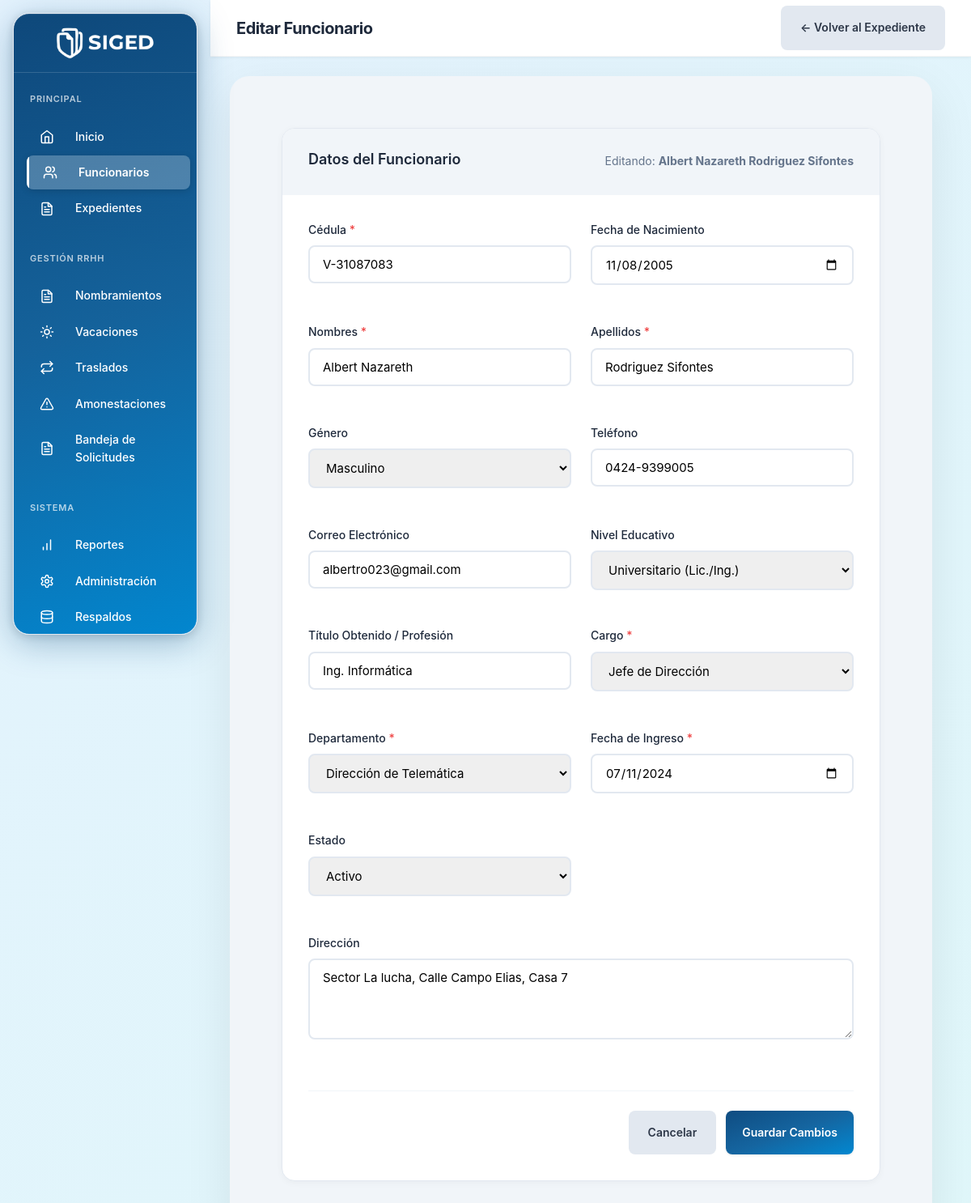
Screenshot of /vistas/funcionarios/editar.php?id=1 (signed in) with the database file from the repository.
### tables this page shows
CREATE TABLE `funcionarios` (
  `id` int(10) UNSIGNED NOT NULL,
  `cedula` varchar(20) NOT NULL,
  `nombres` varchar(100) NOT NULL,
  `apellidos` varchar(100) NOT NULL,
  `fecha_nacimiento` date DEFAULT NULL,
  `genero` enum('M','F','Otro') DEFAULT NULL,
  `telefono` varchar(20) DEFAULT NULL,
  `email` varchar(150) DEFAULT NULL,
  `direccion` text DEFAULT NULL,
  `nivel_educativo` enum('Primaria','Bachiller','TSU','Universitario','Postgrado','Maestría','Doctorado') DEFAULT NULL,
  `titulo_obtenido` varchar(200) DEFAULT NULL,
  `fecha_ingreso_admin_publica` date DEFAULT NULL,
  `cantidad_hijos` tinyint(3) UNSIGNED DEFAULT 0,
  `cargo_id` int(10) UNSIGNED NOT NULL,
  `departamento_id` int(10) UNSIGNED NOT NULL,
  `fecha_ingreso` date NOT NULL,
  `foto` varchar(255) DEFAULT 'default-avatar.png',
  `estado` enum('activo','vacaciones','reposo','inactivo') DEFAULT 'activo',
  `created_at` timestamp NOT NULL DEFAULT current_timestamp(),
  `updated_at` timestamp NOT NULL DEFAULT current_timestamp() ON UPDATE current_timestamp()
);

CREATE TABLE `cargos` (
  `id` int(10) UNSIGNED NOT NULL,
  `nombre_cargo` varchar(100) NOT NULL,
  `nivel_acceso` tinyint(4) NOT NULL COMMENT '1=Admin Total, 2=Operativo, 3=Solo Lectura',
  `descripcion` text DEFAULT NULL,
  `created_at` timestamp NOT NULL DEFAULT current_timestamp()
);

CREATE TABLE `departamentos` (
  `id` int(10) UNSIGNED NOT NULL,
  `nombre` varchar(150) NOT NULL,
  `descripcion` text DEFAULT NULL,
  `estado` enum('activo','inactivo') DEFAULT 'activo',
  `created_at` timestamp NOT NULL DEFAULT current_timestamp(),
  `updated_at` timestamp NOT NULL DEFAULT current_timestamp() ON UPDATE current_timestamp()
);

### config/database.php (called while the page is built, shortened)
<?php
class Database {
    private static $instance = null;
    private $conn;
    private function __construct() {
        try {
    $dsn = "mysql:host=" . DB_HOST . ";dbname=" . DB_NAME . ";charset=" . DB_CHARSET;
    $options = [
    PDO::ATTR_ERRMODE => PDO::ERRMODE_EXCEPTION,
    PDO::ATTR_DEFAULT_FETCH_MODE => PDO::FETCH_ASSOC,
    PDO::ATTR_EMULATE_PREPARES => false,
    ];
    $this->conn = new PDO($dsn, DB_USER, DB_PASS, $options);
} catch (PDOException $e) {
    die("Error de conexión: " . $e->getMessage());
}
}
    public static function getInstance() {
        if (self::$instance === null) {
            self::$instance = new self();
        }
        return self::$instance;
    }
    public function getConnection() {
        return $this->conn;
    }
}
function getDB() {
    return Database::getInstance()->getConnection();
}

### modelos/Funcionario.php (called while the page is built, shortened)
<?php
require_once __DIR__ . '/../config/database.php';
class Funcionario {
    private $db;
    public function __construct() {
        $this->db = getDB();
    }
    public function obtenerPorId($id) {
        $stmt = $this->db->prepare("
            SELECT
                f.*,
                TIMESTAMPDIFF(YEAR, f.fecha_nacimiento, CURDATE()) AS edad,
                TIMESTAMPDIFF(YEAR, f.fecha_ingreso, CURDATE()) AS antiguedad_anos,
                c.nombre_cargo,
                c.nivel_acceso,
                d.nombre AS departamento
            FROM funcionarios f
            INNER JOIN cargos c ON f.cargo_id = c.id
            INNER JOIN departamentos d ON f.departamento_id = d.id
            WHERE f.id = ?
        ");
        $stmt->execute([$id]);
        return $stmt->fetch();
    }
}

### vistas/funcionarios/editar.php (the view, shortened to what this page needs)
<?php
require_once __DIR__ . '/../../config/database.php';
require_once __DIR__ . '/../../config/seguridad.php';
require_once __DIR__ . '/../../modelos/Funcionario.php';
$id = (int)($_GET['id'] ?? 0);
$modeloFuncionario = new Funcionario();
$funcionario = $modeloFuncionario->obtenerPorId($id);
$errores = [];
$db           = getDB();
$departamentos = $db->query("SELECT * FROM departamentos WHERE estado = 'activo' ORDER BY nombre")->fetchAll();
$cargos        = $db->query("SELECT * FROM cargos ORDER BY nivel_acceso, nombre_cargo")->fetchAll();
function fieldClass(string $campo, array $errores): string {
    return isset($errores[$campo]) ? 'form-control is-invalid' : 'form-control';
}
function val(string $campo, array $funcionario): string {
    return htmlspecialchars($_POST[$campo] ?? $funcionario[$campo] ?? '');
}
?>
<!DOCTYPE html>
<html lang="es">
<head>
    <link rel="stylesheet" href="<?php echo APP_URL; ?>/publico/css/estilos.css">
</head>
<body>
    <?php include __DIR__ . '/../layout/sidebar.php'; ?>
    <div class="main-content">
        <header class="header">
            <div class="header-left">
                <h1 class="page-title">Editar Funcionario</h1>
            </div>
            <div class="header-right">
                <a href="ver.php?id=<?php echo $id; ?>" class="btn" style="background:#e2e8f0;color:#2d3748;text-decoration:none;">
                    ← Volver al Expediente
                </a>
            </div>
        </header>
        <div class="content-wrapper">
            <div class="card">
                <div class="card-header">
                    <h2 class="card-title">Datos del Funcionario</h2>
                    <p class="card-subtitle">Editando: <strong><?php echo htmlspecialchars($funcionario['nombres'] . ' ' . $funcionario['apellidos']); ?></strong></p>
                </div>
                <div style="padding: 32px;">
                    <form id="formEditar" method="POST" action="" novalidate>
                        <div class="form-grid">
                            <div class="form-group">
                                <label for="cedula">Cédula <span class="required">*</span></label>
                                <input type="text" id="cedula" name="cedula"
                                    class="<?php echo fieldClass('cedula',$errores); ?>"
                                    value="<?php echo val('cedula', $funcionario); ?>"
                                    autocomplete="off" required>
                                <div class="field-feedback <?php echo isset($errores['cedula']) ? 'error' : ''; ?>" id="fb-cedula">
                                </div>
                            </div>
                            <div class="form-group">
                                <label for="fecha_nacimiento">Fecha de Nacimiento</label>
                                <input type="date" id="fecha_nacimiento" name="fecha_nacimiento"
                                    class="<?php echo fieldClass('fecha_nacimiento',$errores); ?>"
                                    max="<?php echo date('Y-m-d', strtotime('-18 years')); ?>"
                                    value="<?php echo val('fecha_nacimiento', $funcionario); ?>">
                                <div class="field-feedback <?php echo isset($errores['fecha_nacimiento']) ? 'error' : ''; ?>" id="fb-fecha_nacimiento">
                                </div>
                            </div>
                            <div class="form-group">
                                <label for="nombres">Nombres <span class="required">*</span></label>
                                <input type="text" id="nombres" name="nombres"
                                    class="<?php echo fieldClass('nombres',$errores); ?>"
                                    value="<?php echo val('nombres', $funcionario); ?>" required>
                                <div class="field-feedback <?php echo isset($errores['nombres']) ? 'error' : ''; ?>" id="fb-nombres">
                                </div>
                            </div>
                            <div class="form-group">
                                <label for="apellidos">Apellidos <span class="required">*</span></label>
                                <input type="text" id="apellidos" name="apellidos"
                                    class="<?php echo fieldClass('apellidos',$errores); ?>"
                                    value="<?php echo val('apellidos', $funcionario); ?>" required>
                                <div class="field-feedback <?php echo isset($errores['apellidos']) ? 'error' : ''; ?>" id="fb-apellidos">
                                </div>
                            </div>
                            <div class="form-group">
                                <label for="genero">Género</label>
                                <select id="genero" name="genero" class="form-control">
                                    <option value="M"    <?php echo ($_POST['genero'] ?? $funcionario['genero']) == 'M'    ? 'selected' : ''; ?>>Masculino</option>
                                </select>
                                <div class="field-feedback" id="fb-genero"></div>
                            </div>
                            <div class="form-group">
                                <label for="telefono">Teléfono</label>
                                <input type="tel" id="telefono" name="telefono"
                                    class="<?php echo fieldClass('telefono',$errores); ?>"
                                    placeholder="0412-1234567"
                                    value="<?php echo val('telefono', $funcionario); ?>">
                                <div class="field-feedback <?php echo isset($errores['telefono']) ? 'error' : ''; ?>" id="fb-telefono">
                                </div>
                            </div>
                            <div class="form-group">
                                <label for="email">Correo Electrónico</label>
                                <input type="email" id="email" name="email"
                                    class="<?php echo fieldClass('email',$errores); ?>"
                                    value="<?php echo val('email', $funcionario); ?>">
                                <div class="field-feedback <?php echo isset($errores['email']) ? 'error' : ''; ?>" id="fb-email">
                                </div>
                            </div>
                            <div class="form-group">
                                <label for="nivel_educativo">Nivel Educativo</label>
                                <select id="nivel_educativo" name="nivel_educativo" class="form-control">
                                    <option value="Universitario" <?php echo ($_POST['nivel_educativo'] ?? $funcionario['nivel_educativo']) == 'Universitario' ? 'selected' : ''; ?>>Universitario (Lic./Ing.)</option>
                                </select>
                            </div>
                            <div class="form-group">
                                <label for="titulo_obtenido">Título Obtenido / Profesión</label>
                                <input type="text" id="titulo_obtenido" name="titulo_obtenido"
                                    class="form-control"
                                    placeholder="Ej: Ing. Informática, Lic. en Administración..."
                                    value="<?php echo val('titulo_obtenido', $funcionario); ?>">
                            </div>
                            <div class="form-group">
                                <label for="cargo_id">Cargo <span class="required">*</span></label>
                                <select id="cargo_id" name="cargo_id"
                                    class="<?php echo fieldClass('cargo_id',$errores); ?>" required>
                                    <?php foreach ($cargos as $cargo): ?>
                                        <option value="<?php echo $cargo['id']; ?>"
                                            <?php echo ($_POST['cargo_id'] ?? $funcionario['cargo_id']) == $cargo['id'] ? 'selected' : ''; ?>>
                                            <?php echo htmlspecialchars($cargo['nombre_cargo']); ?>
                                        </option>
                                    <?php endforeach; ?>
                                </select>
                                <div class="field-feedback <?php echo isset($errores['cargo_id']) ? 'error' : ''; ?>" id="fb-cargo_id">
                                </div>
                            </div>
                            <div class="form-group">
                                <label for="departamento_id">Departamento <span class="required">*</span></label>
                                <select id="departamento_id" name="departamento_id"
                                    class="<?php echo fieldClass('departamento_id',$errores); ?>" required>
                                    <?php foreach ($departamentos as $dept): ?>
                                        <option value="<?php echo $dept['id']; ?>"
                                            <?php echo ($_POST['departamento_id'] ?? $funcionario['departamento_id']) == $dept['id'] ? 'selected' : ''; ?>>
                                            <?php echo htmlspecialchars($dept['nombre']); ?>
                                        </option>
                                    <?php endforeach; ?>
                                </select>
                                <div class="field-feedback <?php echo isset($errores['departamento_id']) ? 'error' : ''; ?>" id="fb-departamento_id">
                                </div>
                            </div>
                            <div class="form-group">
                                <label for="fecha_ingreso">Fecha de Ingreso <span class="required">*</span></label>
                                <input type="date" id="fecha_ingreso" name="fecha_ingreso"
                                    class="<?php echo fieldClass('fecha_ingreso',$errores); ?>"
                                    max="<?php echo date('Y-m-d'); ?>"
                                    value="<?php echo val('fecha_ingreso', $funcionario); ?>" required>
                                <div class="field-feedback <?php echo isset($errores['fecha_ingreso']) ? 'error' : ''; ?>" id="fb-fecha_ingreso">
                                </div>
                            </div>
                            <div class="form-group">
                                <label for="estado">Estado</label>
                                <select id="estado" name="estado" class="form-control">
                                    <option value="activo"    <?php echo ($_POST['estado'] ?? $funcionario['estado']) == 'activo'    ? 'selected' : ''; ?>>Activo</option>
                                </select>
                                <div class="field-feedback" id="fb-estado"></div>
                            </div>
                            <div class="form-group form-grid-full">
                                <label for="direccion">Dirección</label>
                                <textarea id="direccion" name="direccion" class="form-control"><?php echo val('direccion', $funcionario); ?></textarea>
                                <div class="field-feedback" id="fb-direccion"></div>
                            </div>
                        </div>
                        <div class="form-actions">
                            <a href="ver.php?id=<?php echo $id; ?>" class="btn" style="background:#e2e8f0;color:#2d3748;text-decoration:none;">
                                Cancelar
                            </a>
                            <button type="submit" id="btnGuardar" class="btn btn-primary">
                                Guardar Cambios
                            </button>
                        </div>
                    </form>
                </div>
            </div>
        </div>
    </div>
</body>
</html>

### rows the page displays
funcionarios: nombres+apellidos "Albert Nazareth Rodriguez Sifontes", cedula "V-31087083", fecha_nacimiento "11/08/2005", nombres "Albert Nazareth", apellidos "Rodriguez Sifontes", genero "Masculino", telefono "0424-9399005", email "albertro023@gmail.com", nivel_educativo "Universitario (Lic./Ing.)", titulo_obtenido "Ing. Informática", cargo_id "Jefe de Dirección", departamento_id "Dirección de Telemática", fecha_ingreso "07/11/2024", estado "Activo", direccion "Sector La lucha, Calle Campo Elias, Casa 7"

### other values shown
$section['section'] "PRINCIPAL"
$item['label'] "Inicio"
$item['label'] "Funcionarios"
$item['label'] "Expedientes"
$section['section'] "GESTIÓN RRHH"
$item['label'] "Nombramientos"
$item['label'] "Vacaciones"
$item['label'] "Traslados"
$item['label'] "Amonestaciones"
$item['label'] "Bandeja de Solicitudes"
$section['section'] "SISTEMA"
$item['label'] "Reportes"
$item['label'] "Administración"
$item['label'] "Respaldos"
